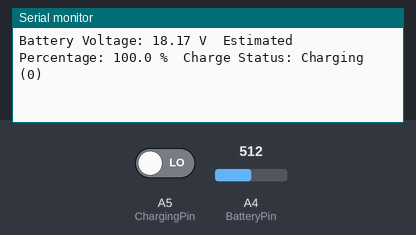
Simulated run of this sketch. Board: Arduino Zero (SAMD21). Parts: the last lines printed to the serial monitor. Inputs (shaded band) come from the test bench; at power-on: A5 (ChargingPin) LOW, A4 (BatteryPin) = 512.

Above: at 1.3 s.
1.4 s: A5 (ChargingPin) driven HIGH
At 2.6 s:
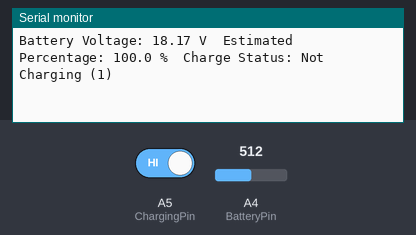
4.6 s: A4 (BatteryPin) set to 716
At 5.9 s:
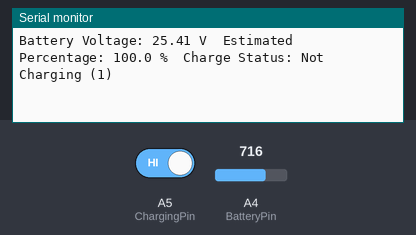
6.1 s: A4 (BatteryPin) set to 900
At 6.9 s:
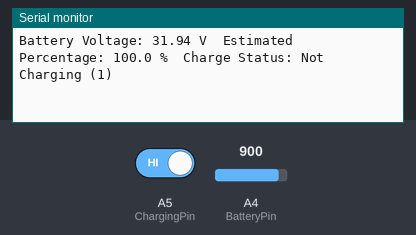
7.6 s: A5 (ChargingPin) driven LOW
At 8.5 s:
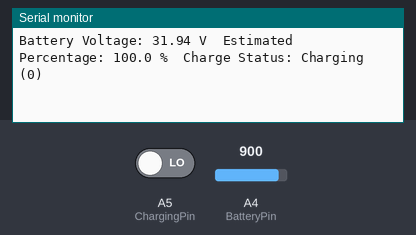
Timing chart, 0 to 10.1 s (numbered marks = the images above; inputs shaded):
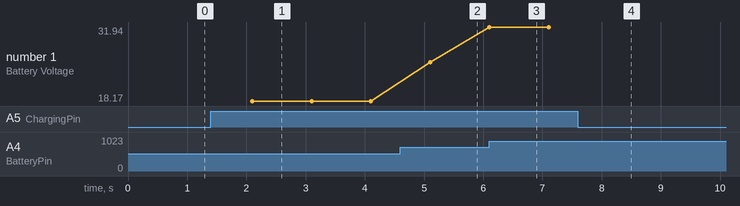

The sketch:

Battery_and_ChargingStatus_Test.ino
```cpp
// battey connected via JST
 // Usb charging throw an Solar Panel
#define BatteryPin A4
#define ChargingPin A5
#define MIN_VOLTAGE  0.1  // Tensão considerada 0% (limite de descarga seguro aproximado)
#define MAX_VOLTAGE  3.7

void setup() {

    SerialUSB.begin(9600);
    delay(100);
    SerialUSB.println("Battery Monitoring Started");
    pinMode(BatteryPin, INPUT);

}

void loop() {

    int analogValue = analogRead(BatteryPin); // Lê o valor analógico (0-1023)

    // Converte o valor analógico para tensão 3.3 refere-se à tensão de referência do ADC (Vref)1023.0 é o valor máximo lido pelo ADC (usado como float para divisão)
    // 11.0 é o fator de correção do divisor de tensão (1M + 100k = 1.1M, rácio 1:11)
        float batteryVoltage = analogValue * (3.3 / 1023.0) * 11.0;
        float batteryPercentage = ((batteryVoltage - MIN_VOLTAGE) / (MAX_VOLTAGE - MIN_VOLTAGE)) * 100.0; //valor aprocimado por balização

    // Limita a percentagem entre 0 e 100% pra correção de erros
        if (batteryPercentage < 0.0) {
            batteryPercentage = 0.0;
        } else if (batteryPercentage > 100.0) {
            batteryPercentage = 100.0;
        }

    //Leitura do Estado de Carregamento
    // Lê o estado digital do pino (HIGH ou LOW)
        int chargeStatus = digitalRead(ChargingPin);

    SerialUSB.print("Battery Voltage: ");
    SerialUSB.print(batteryVoltage, 2);
    SerialUSB.print(" V\t");

    SerialUSB.print("Estimated Percentage: ");
    SerialUSB.print(batteryPercentage, 1);
    SerialUSB.print(" %\t");

    SerialUSB.print("Charge Status: ");
    if (chargeStatus == HIGH) {
       SerialUSB.print("Not Charging (");
       SerialUSB.print(chargeStatus);
       SerialUSB.println(")") ;      // HIGH = no charging (pode ser carga completa, sem bateria ou sem USB(painel) )
    } else {

        SerialUSB.print("Charging (");     // LOW = charging"
        SerialUSB.print(chargeStatus);
        SerialUSB.println(")");
    }
    delay(1000);
}
```

Measured:
- after the input at 1.4 s, the serial monitor: prints a new line after 0.70 s (image 1)
- after the input at 4.6 s, the serial monitor: prints a new line after 0.50 s (image 2)
- after the input at 6.1 s, the serial monitor: prints a new line at once (image 3)
- after the input at 7.6 s, the serial monitor: prints a new line after 0.51 s (image 4)
- plotted number 1: 18.17 → 25.41 after the input at 4.6 s, 25.41 → 31.94 after the input at 6.1 s
